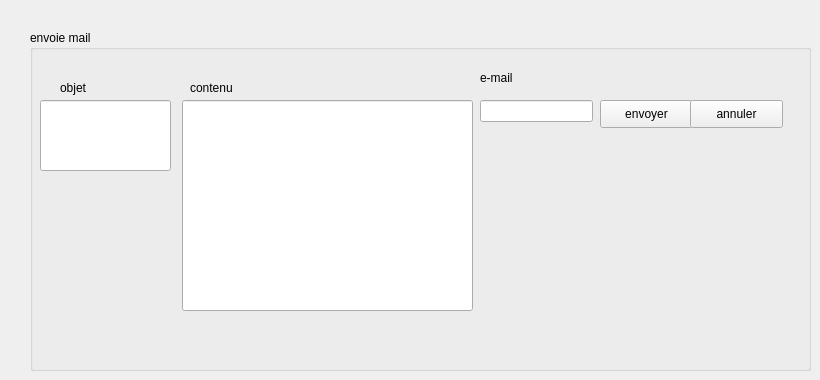
      <widget class="QWidget" name="tab_11">
       <attribute name="title">
        <string>mailing</string>
       </attribute>
       <widget class="QGroupBox" name="groupBox_9">
        <property name="geometry">
         <rect>
          <x>30</x>
          <y>30</y>
          <width>781</width>
          <height>341</height>
         </rect>
        </property>
        <property name="title">
         <string>envoie mail</string>
        </property>
        <widget class="QLineEdit" name="lineEdit_22">
         <property name="geometry">
          <rect>
           <x>450</x>
           <y>70</y>
           <width>113</width>
           <height>22</height>
          </rect>
         </property>
        </widget>
        <widget class="QLabel" name="label_22">
         <property name="geometry">
          <rect>
           <x>450</x>
           <y>40</y>
           <width>55</width>
           <height>16</height>
          </rect>
         </property>
         <property name="text">
          <string>e-mail</string>
         </property>
        </widget>
        <widget class="QPushButton" name="pushButton_16">
         <property name="geometry">
          <rect>
           <x>570</x>
           <y>70</y>
           <width>93</width>
           <height>28</height>
          </rect>
         </property>
         <property name="text">
          <string>envoyer</string>
         </property>
        </widget>
        <widget class="QPushButton" name="pushButton_17">
         <property name="geometry">
          <rect>
           <x>660</x>
           <y>70</y>
           <width>93</width>
           <height>28</height>
          </rect>
         </property>
         <property name="text">
          <string>annuler</string>
         </property>
        </widget>
        <widget class="QLineEdit" name="lineEdit_27">
         <property name="geometry">
          <rect>
           <x>152</x>
           <y>70</y>
           <width>291</width>
           <height>211</height>
          </rect>
         </property>
        </widget>
        <widget class="QLineEdit" name="lineEdit_28">
         <property name="geometry">
          <rect>
           <x>10</x>
           <y>70</y>
           <width>131</width>
           <height>71</height>
          </rect>
         </property>
        </widget>
        <widget class="QLabel" name="label_27">
         <property name="geometry">
          <rect>
           <x>30</x>
           <y>50</y>
           <width>55</width>
           <height>16</height>
          </rect>
         </property>
         <property name="text">
          <string>objet</string>
         </property>
        </widget>
        <widget class="QLabel" name="label_28">
         <property name="geometry">
          <rect>
           <x>160</x>
           <y>50</y>
           <width>55</width>
           <height>16</height>
          </rect>
         </property>
         <property name="text">
          <string>contenu</string>
         </property>
        </widget>
       </widget>
      </widget>
